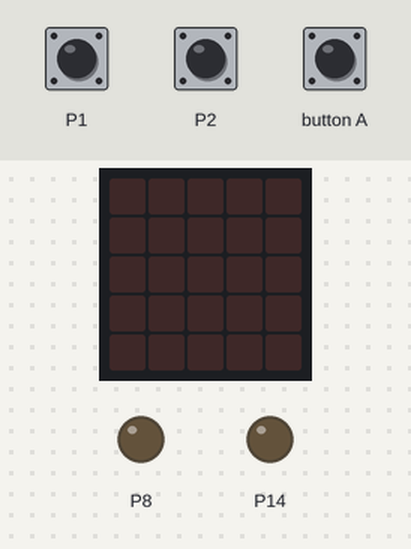
The program below on a simulated BBC micro:bit running MicroPython. Shown: the board's 5×5 LED display, output pins drawn as LEDs (lit = HIGH). Inputs (shaded band) come from the test bench. Random numbers come from a fixed seed.

Above: at 1.2 s.
1.3 s: button A pressed for 0.15 s
At 1.6 s:
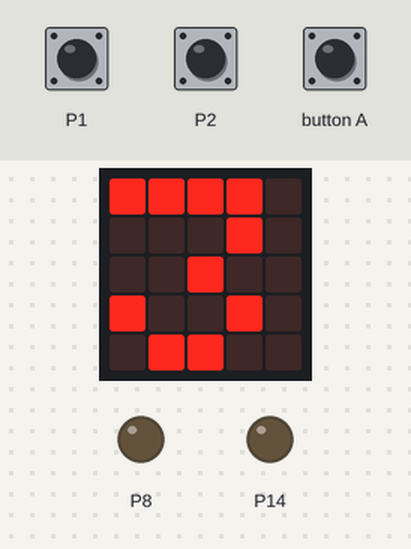
4.4 s: touch pin P1 pressed for 3.2 s
At 6.1 s:
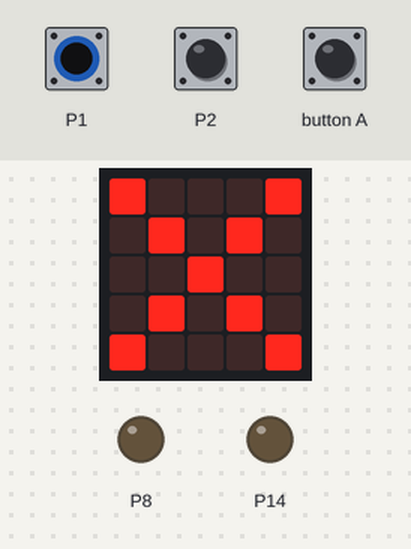
Timing chart, 0 to 7.6 s (numbered marks = the images above; inputs shaded):
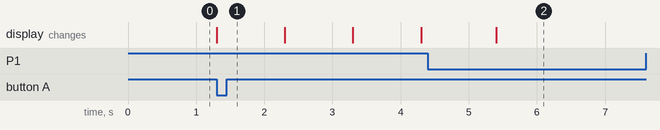

Measured:
- after the input at 1.3 s, the display: changes at once (image 1)

The program:

quem_apertar_primei_ro_ganha_com_a_resposta_certa.py
```python
from microbit import *
import random

valendo = False
apertouantes = False
pin8.write_digital(0)
pin14.write_digital(0)

while True:
    if button_a.is_pressed():
        display.show("3")
        sleep(1000)
        display.show("2")
        sleep(1000)
        display.show("1")
        sleep(1000)
        display.clear()
        valendo = False
        apertouantes = False
        tempo = random.randint(1, 6000)
        sleep(tempo)
        if apertouantes is False:
            valendo = True
            if pin1.is_touched() or pin2.is_touched():
                display.show(Image.NO)
                break
            display.show(Image.ARROW_N)
            sleep(1000)
    while pin1.is_touched():
        if valendo is True:
            valendo = False
            pin8.write_digital(1)
            display.show(Image.ARROW_E)
            sleep(1000)
            pin8.write_digital(0)
            display.clear()

    while pin2.is_touched():
        if valendo is True:
            valendo = False
            pin14.write_digital(1)
            display.show(Image.ARROW_W)
            sleep(1000)
            pin14.write_digital(0)
            display.clear()
```
